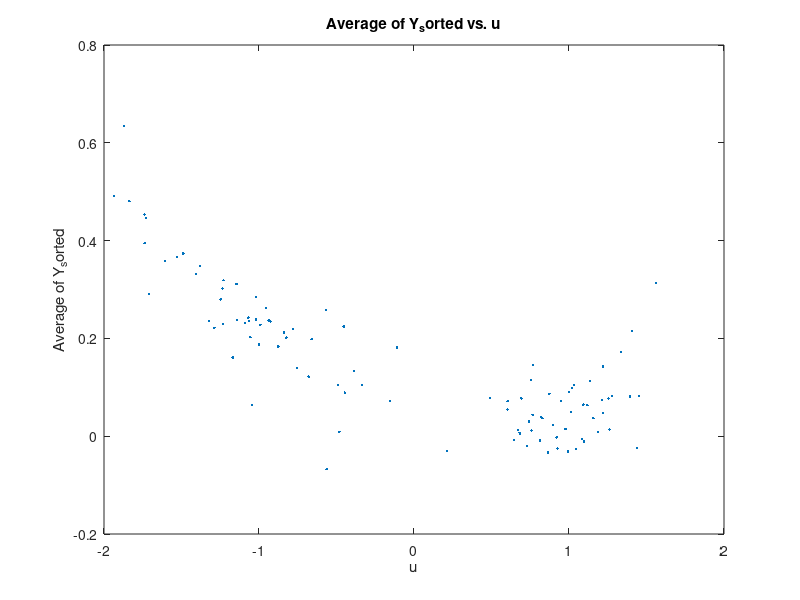

This chart was generated by the following MATLAB code:
clc
clear

% Define your parameters
theta = [0.3, -0.5, 0.5, 0.2, 0.4];
u_mean = 1;
u_variance = 0.12;

% Initialize a matrix to store all the Y values
Y_all = zeros(100, 100);


    % Generate half of u values from N(u_mean, u_variance)
    half_size = 100/2;
    u_half1 = u_mean + sqrt(u_variance) * randn(half_size, 1);

    % Generate half of u values from N(-u_mean, u_variance)
    u_half2 = -u_mean + sqrt(u_variance) * randn(half_size, 1);
    u = [u_half1; u_half2];

    % Generate X matrix
    X = [ones(100,1), u, u.^2/2, u.^3/3, u.^4/4];

for i = 1:100
    % Generate noise N(mu, sigma)
    mu = zeros(100, 1);
    sigma = sqrt(2) * ones(100, 1);
    N = mu + sigma .* randn(100, 1);

    % Calculate Y
    Y = X * theta' + N;
    
    % Store Y in the matrix
    Y_all(:, i) = Y;
end

% Perform LS estimation
theta_hat_LS = inv(X' * X) * X' * Y_all;

 % Calculate Y_hat
 Y_hat = X .* theta_hat_LS';

% Sort X
[~, idx] = sort(X(:, 2)); % Sorting according to the second column (u)
X_sorted = X(idx, :);

% Sort Y according to the indexes of sorted X
Y_sorted = Y_hat(idx, :);

% Calculate the average of each column of Y_sorted
Y_avg = mean(Y_sorted, 2); % Take the mean along the rows (each column)

% Plot the average of Y_sorted with respect to u
figure;
plot(X_sorted(:, 2), Y_avg, '.');
xlabel('u');
ylabel('Average of Y_sorted');
title('Average of Y_sorted vs. u');
